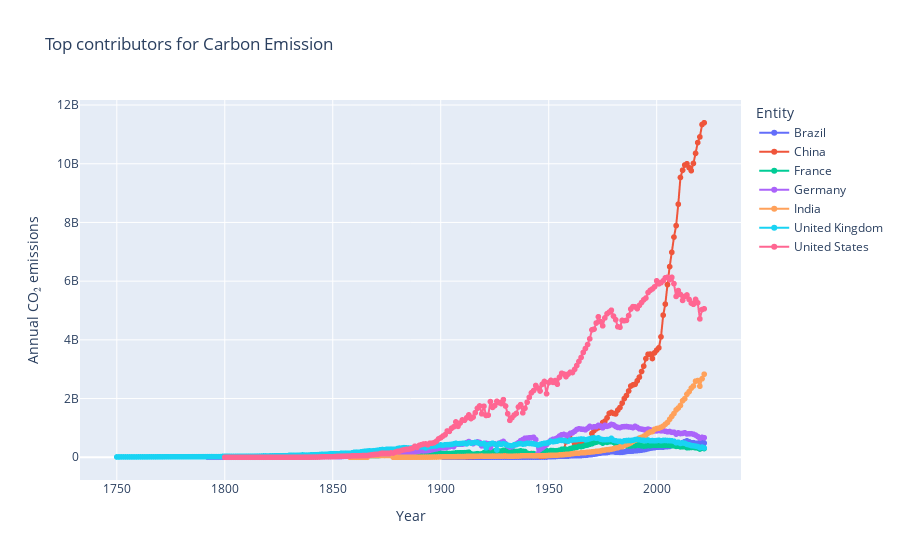

Notebook cell for this chart:
### Markdown cell above
### Annual Carbon Emission

### Code cell
import plotly.express as px

# List of specific entities to include
selected_countries = ['United States', 'China','India', 'Germany', 'Brazil', 'United Kingdom', 'France']

# Filtering the original DataFrame to include only data for the selected countries
df_selected_countries = df_annual[df_annual['Entity'].isin(selected_countries)]

# Plotting the interactive graph using Plotly
fig = px.line(df_selected_countries, x='Year', y='Annual CO₂ emissions', color='Entity',
              title='Top contributors for Carbon Emission')
fig.update_traces(mode='lines+markers', hovertemplate=None)
fig.update_traces(hoverinfo='text+name', hovertemplate='<b>%{x}</b><br>%{y} CO₂ emissions<br>')
fig.show()

### Figure 1 — Plotly figure (JSON) as saved in the notebook; plotly's stock layout.template omitted (floating-point values rounded to 4 significant figures; data arrays with more than 128 entries replaced by an {"elided": "..."} marker saying what was removed)
{"data": [{"hoverinfo": "text+name", "hovertemplate": "<b>%{x}</b><br>%{y} CO₂ emissions<br>", "legendgroup": "Brazil", "line": {"color": "#636efa", "dash": "solid"}, "marker": {"symbol": "circle"}, "mode": "lines+markers", "name": "Brazil", "showlegend": true, "type": "scattergl", "visible": true, "x": [1901, 1902, 1903, 1904, 1905, 1906, 1907, 1908, 1909, 1910, 1911, 1912, 1913, 1914, 1915, 1916, 1917, 1918, 1919, 1920, 1921, 1922, 1923, 1924, 1925, 1926, 1927, 1928, 1929, 1930, 1931, 1932, 1933, 1934, 1935, 1936, 1937, 1938, 1939, 1940, 1941, 1942, 1943, 1944, 1945, 1946, 1947, 1948, 1949, 1950, 1951, 1952, 1953, 1954, 1955, 1956, 1957, 1958, 1959, 1960, 1961, 1962, 1963, 1964, 1965, 1966, 1967, 1968, 1969, 1970, 1971, 1972, 1973, 1974, 1975, 1976, 1977, 1978, 1979, 1980, 1981, 1982, 1983, 1984, 1985, 1986, 1987, 1988, 1989, 1990, 1991, 1992, 1993, 1994, 1995, 1996, 1997, 1998, 1999, 2000, 2001, 2002, 2003, 2004, 2005, 2006, 2007, 2008, 2009, 2010, 2011, 2012, 2013, 2014, 2015, 2016, 2017, 2018, 2019, 2020, 2021, 2022], "xaxis": "x", "y": [2103136, 2506176, 2440224, 2619760, 2799296, 3206000, 3451488, 3594384, 3609040, 4198944, 4605648, 5591264, 6034608, 4107000.0, 3143712, 2879904, 2498848, 2322976, 3070432, 3645680, 2890896, 3781248, 4616640, 5103952, 5375088, 5477680, 6074912, 5927995, 6345662, 5513964, 4169000.0, 4169000.0, 4722005, 4622661, 5509171, 5145960, 6087250, 6094398, 5947511, 6485943, 6280670, 5866699, 6474923, 5895771, 6822912, 7460241, 8947467, 7847465, 7366800, 19659072, 21659348, 24934310, 25218440, 29675626, 34023692, 36608456, 35974080, 39053930, 39017080, 46851820, 49136050, 53613250, 55523040, 56626316, 56279224, 64162424, 66032556, 77224150, 84088420, 93488200, 102337050, 114018824, 132060776, 143015700, 150326580, 154606980, 162363360, 177117180, 187787150, 186190690, 171324430, 171499700, 165899790, 167567460, 180110740, 197238400, 205967680, 207695260, 212071060, 218658000, 229394000, 233601000, 244306000, 254002000, 268678000, 289311000, 306949000, 317359000, 327256000, 340183000, 346165980, 347765020, 344645000, 361434000, 364371000, 368871000, 390573000, 412638000, 389775000, 440269020, 462580000, 498309000, 532418020, 557901000, 529353020, 492748000, 497121380, 477998620, 473464400, 444504320, 497206340, 483477300], "yaxis": "y"}, {"hoverinfo": "text+name", "hovertemplate": "<b>%{x}</b><br>%{y} CO₂ emissions<br>", "legendgroup": "China", "line": {"color": "#EF553B", "dash": "solid"}, "marker": {"symbol": "circle"}, "mode": "lines+markers", "name": "China", "showlegend": true, "type": "scattergl", "x": [1907, 1908, 1909, 1910, 1911, 1912, 1913, 1914, 1915, 1916, 1917, 1918, 1919, 1920, 1921, 1922, 1923, 1924, 1925, 1926, 1927, 1928, 1929, 1930, 1931, 1932, 1933, 1934, 1935, 1936, 1937, 1938, 1939, 1940, 1941, 1942, 1943, 1944, 1945, 1946, 1947, 1948, 1949, 1950, 1951, 1952, 1953, 1954, 1955, 1956, 1957, 1958, 1959, 1960, 1961, 1962, 1963, 1964, 1965, 1966, 1967, 1968, 1969, 1970, 1971, 1972, 1973, 1974, 1975, 1976, 1977, 1978, 1979, 1980, 1981, 1982, 1983, 1984, 1985, 1986, 1987, 1988, 1989, 1990, 1991, 1992, 1993, 1994, 1995, 1996, 1997, 1998, 1999, 2000, 2001, 2002, 2003, 2004, 2005, 2006, 2007, 2008, 2009, 2010, 2011, 2012, 2013, 2014, 2015, 2016, 2017, 2018, 2019, 2020, 2021, 2022], "xaxis": "x", "y": [19893872, 22735854, 24251576, 25009438, 24630506, 17029154, 24251576, 26718416, 25420578, 30130690, 32023448, 34747964, 37997296, 40278456, 38762732, 39971524, 46517556, 48846084, 45954840, 43660164, 45808580, 47591444, 48281828, 49558456, 51904660, 50269150, 54111180, 62382628, 72645970, 75477250, 70968650, 61365520, 74426990, 90790530, 113978570, 127613384, 108994540, 103003570, 55892210, 36107050, 41836136, 38400104, 62081100, 78835290, 102115210, 127999330, 133782880, 160877400, 190521460, 215823980, 255784960, 524617060, 720151550, 798799940, 570630200, 459618080, 456779460, 460637100, 500286370, 549459260, 460225900, 495506560, 607683300, 807952640, 909209700, 968645570, 1008292600, 1028099840, 1183215000, 1226421200, 1340831100, 1492777900, 1525661200, 1494495900, 1476487800, 1606585000, 1694216800, 1844828000, 1998083000, 2104213400, 2257738500, 2425893600, 2463654400, 2484854800, 2606096100, 2730787600, 2921651000, 3103739000, 3361637000, 3508818200, 3515594200, 3364587500, 3557274600, 3649201000, 3728513500, 4103042600, 4841118700, 5217351000, 5882143000, 6494338000, 6983576600, 7501498000, 7891089400, 8620627000, 9532409000, 9779355000, 9956376000, 9998674000, 9866952000, 9765029000, 10011151000, 10353934000, 10721042000, 10914012000, 11336233000, 11396777000], "yaxis": "y"}, {"hoverinfo": "text+name", "hovertemplate": "<b>%{x}</b><br>%{y} CO₂ emissions<br>", "legendgroup": "France", "line": {"color": "#00cc96", "dash": "solid"}, "marker": {"symbol": "circle"}, "mode": "lines+markers", "name": "France", "showlegend": true, "type": "scattergl", "x": {"elided": "215 int values"}, "xaxis": "x", "y": {"elided": "215 float values"}, "yaxis": "y"}, {"hoverinfo": "text+name", "hovertemplate": "<b>%{x}</b><br>%{y} CO₂ emissions<br>", "legendgroup": "Germany", "line": {"color": "#ab63fa", "dash": "solid"}, "marker": {"symbol": "circle"}, "mode": "lines+markers", "name": "Germany", "showlegend": true, "type": "scattergl", "x": {"elided": "231 int values"}, "xaxis": "x", "y": {"elided": "231 float values"}, "yaxis": "y"}, {"hoverinfo": "text+name", "hovertemplate": "<b>%{x}</b><br>%{y} CO₂ emissions<br>", "legendgroup": "India", "line": {"color": "#FFA15A", "dash": "solid"}, "marker": {"symbol": "circle"}, "mode": "lines+markers", "name": "India", "showlegend": true, "type": "scattergl", "x": {"elided": "154 int values"}, "xaxis": "x", "y": {"elided": "154 float values"}, "yaxis": "y"}, {"hoverinfo": "text+name", "hovertemplate": "<b>%{x}</b><br>%{y} CO₂ emissions<br>", "legendgroup": "United Kingdom", "line": {"color": "#19d3f3", "dash": "solid"}, "marker": {"symbol": "circle"}, "mode": "lines+markers", "name": "United Kingdom", "showlegend": true, "type": "scattergl", "visible": true, "x": {"elided": "273 int values"}, "xaxis": "x", "y": {"elided": "273 int values"}, "yaxis": "y"}, {"hoverinfo": "text+name", "hovertemplate": "<b>%{x}</b><br>%{y} CO₂ emissions<br>", "legendgroup": "United States", "line": {"color": "#FF6692", "dash": "solid"}, "marker": {"symbol": "circle"}, "mode": "lines+markers", "name": "United States", "showlegend": true, "type": "scattergl", "x": {"elided": "223 int values"}, "xaxis": "x", "y": {"elided": "223 float values"}, "yaxis": "y"}], "layout": {"autosize": true, "legend": {"title": {"text": "Entity"}, "tracegroupgap": 0}, "title": {"text": "Top contributors for Carbon Emission"}, "xaxis": {"anchor": "y", "autorange": true, "domain": [0, 1], "range": [1732.0, 2040.0], "title": {"text": "Year"}, "type": "linear"}, "yaxis": {"anchor": "x", "autorange": true, "domain": [0, 1], "range": [-940200000.0, 12340000000.0], "title": {"text": "Annual CO₂ emissions"}, "type": "linear"}}}
